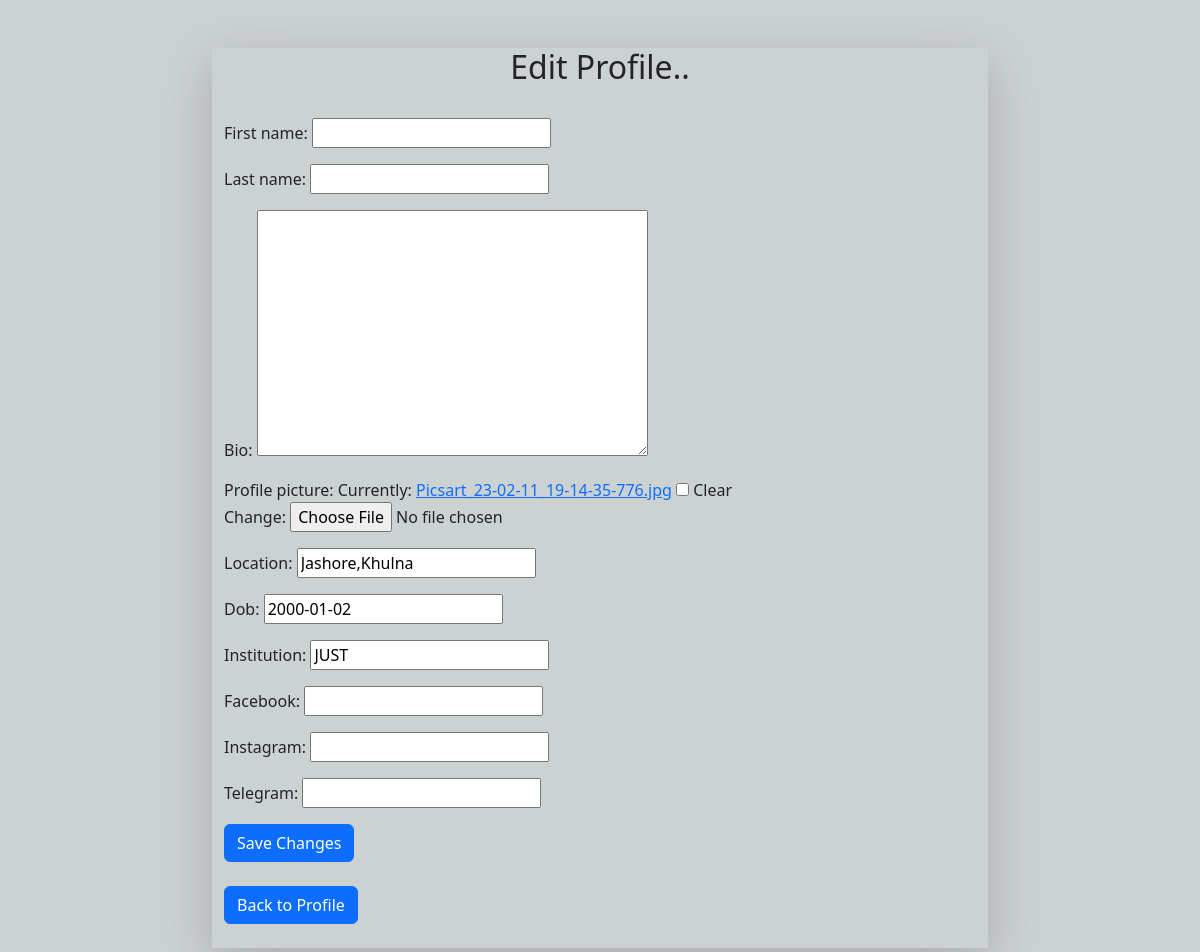
/edit_profile/ (signed in), run on the app's committed database.
### profileapp/models.py (models this page shows, shortened)
class UserProfile(models.Model):
    user=models.OneToOneField(User, on_delete=models.CASCADE)
    First_name=models.CharField(max_length=50,blank=True)
    Last_name=models.CharField(max_length=50, blank=True)
    bio=models.TextField(blank=True)
    profile_picture=models.ImageField(default='static/images/profile_pics/default.png' ,blank=True,null=True)
    location=models.CharField( max_length=50, blank=True)
    dob=models.DateField(blank=True, null=True)
    institution=models.CharField(max_length=100, blank=True)
    facebook=models.URLField(blank=True)
    instagram=models.URLField(blank=True)
    telegram=models.URLField(blank=True)

### profileapp/views.py (the view)
# urls.py: path('edit_profile/',profileview.EditProfile, name='edit_profile'),
@login_required
def EditProfile(request):
    user_profile = UserProfile.objects.get(user=request.user)
    if request.method == 'POST':
        form = UserProfileForm(request.POST, request.FILES, instance=user_profile)
        if form.is_valid():
            form.save()
            return redirect('profile', username=request.user.username)
    else:
        form = UserProfileForm(instance=user_profile)
    return render(request, 'profile/edit_profile.html', {'form': form})

### profileapp/forms.py
class UserProfileForm(forms.ModelForm):
    class Meta:
        model=UserProfile
        fields=['First_name', 'Last_name', 'bio', 'profile_picture', 'location', 'dob','institution','facebook', 'instagram', 'telegram']

### templates/profile/edit_profile.html (shortened to what this page needs)
<!DOCTYPE html>
<html lang="en">
<head>
    <link href="https://cdn.jsdelivr.net/npm/bootstrap@5.3.2/dist/css/bootstrap.min.css" rel="stylesheet">
</head>
<body>
        <br><br>
        <div class="container-fluid">
            <div class="row">
               <div class="col-md-2"></div>
               <div class="col-md-8">
                  <div class="container-fluid shadow-lg bg-tertiary" >
                  <h2 class="text-center">Edit Profile..</h2><br>
                  <form method="post" action="" enctype="multipart/form-data">
                     {{ form.as_p }}
                     <button type="submit" class="btn btn-primary">Save Changes</button>
                  </form>
                  <br><a href="{% url 'profile' username=user.username %}" class="btn btn-primary">Back to Profile</a><br><br>
                  </div>
                </div>
                <div class="col-md-2"></div>
            </div>
        </div><br><br>
</body>
</html>

### templates/profile/edit_profile.html (style rules this page uses)
body { background-color: #ccd1d1; }

### data on the page
UserProfile: location "Jashore,Khulna", dob "2000-01-02", institution "JUST"
